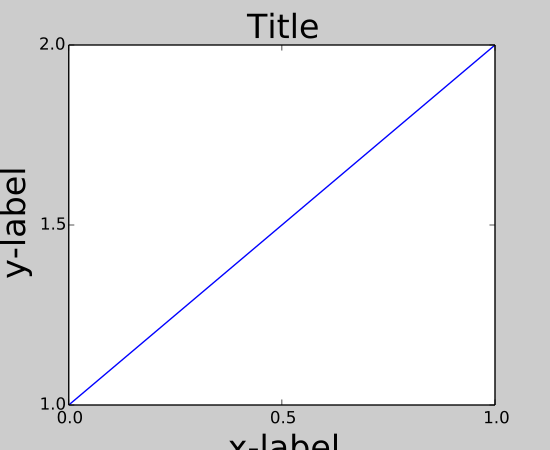

Source code (Python):
plt.rcParams['savefig.facecolor'] = "0.8"

def example_plot(ax, fontsize=12):
     ax.plot([1, 2])
     ax.locator_params(nbins=3)
     ax.set_xlabel('x-label', fontsize=fontsize)
     ax.set_ylabel('y-label', fontsize=fontsize)
     ax.set_title('Title', fontsize=fontsize)

plt.close('all')
fig, ax = plt.subplots()
example_plot(ax, fontsize=24)
